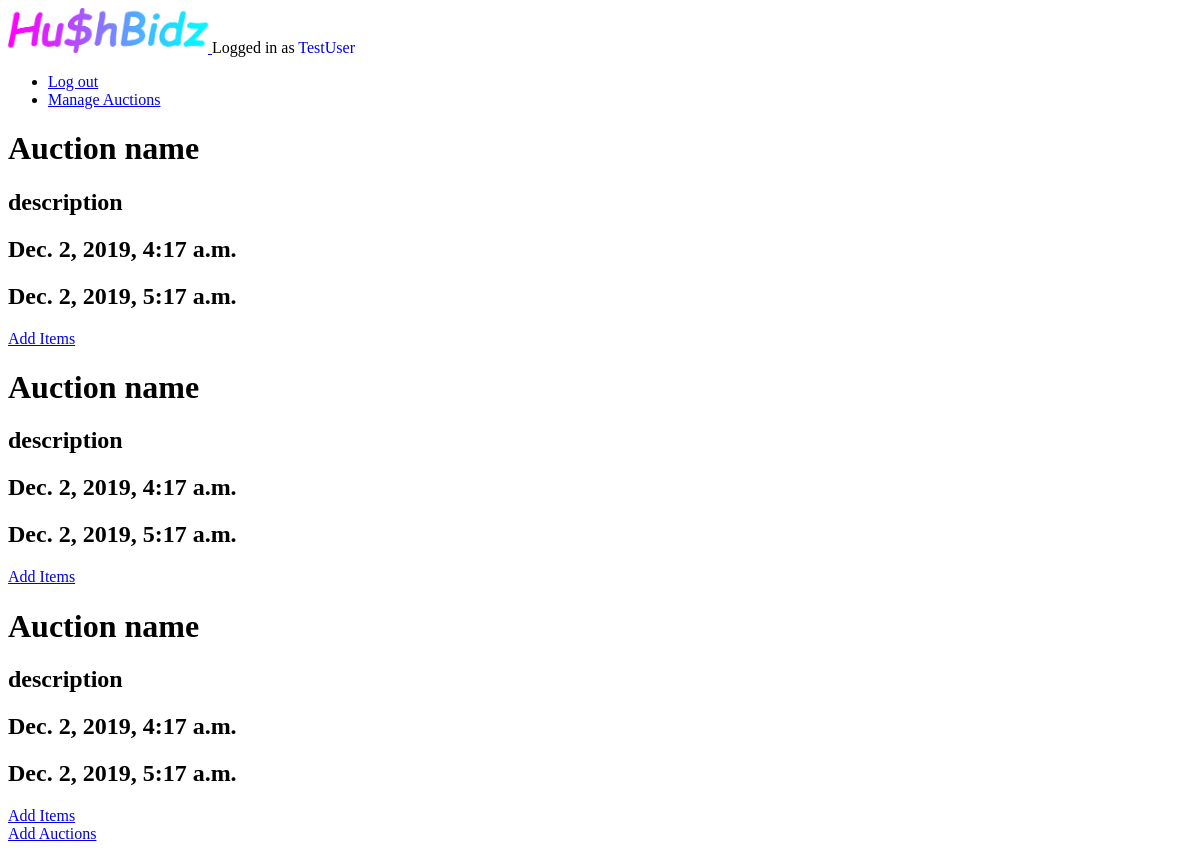
Page /auction_app/manage_auction (signed in) on the earlier database version.
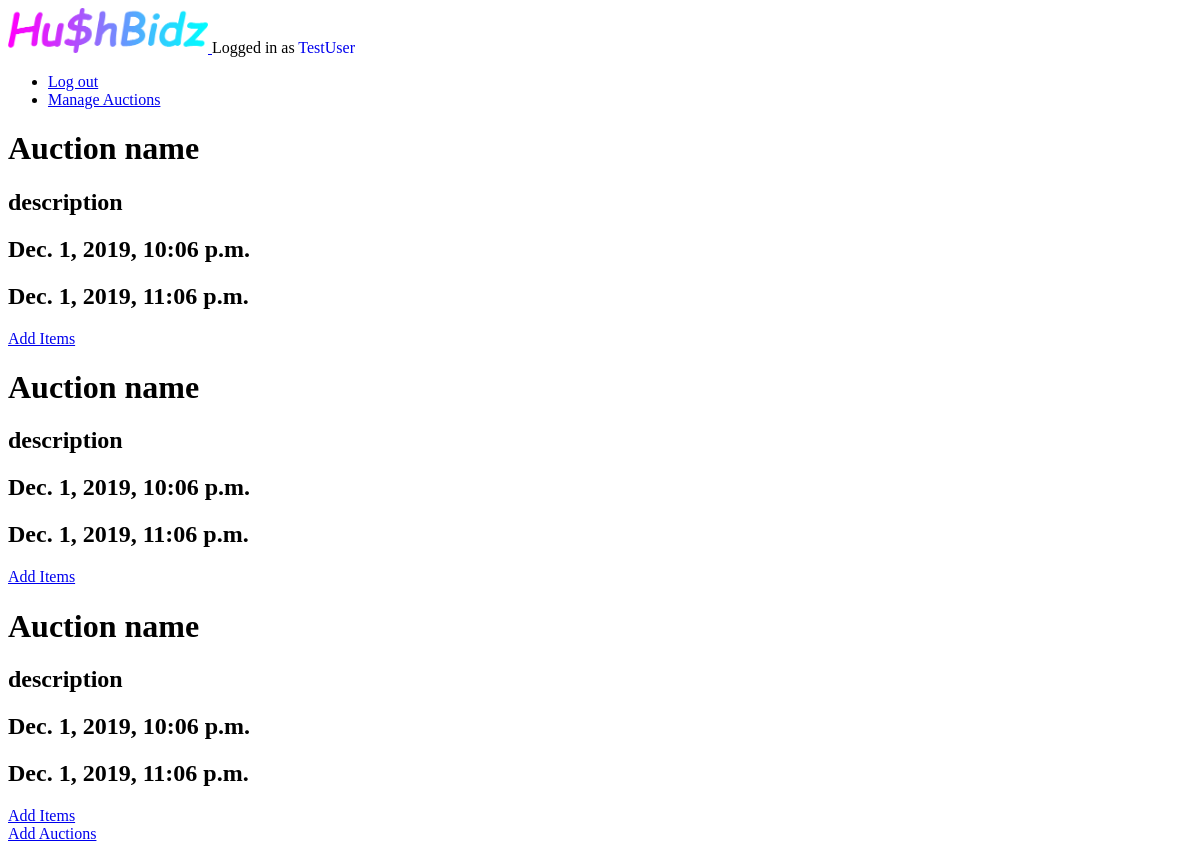
Same page on the later database version.
### auction_app/models.py (models this page shows, shortened)
class Auction(models.Model):
    name = models.CharField('name', max_length=256, default = 'Auction name')
    description = models.TextField('description', default = 'description', max_length=256)
    admin=models.CharField(max_length=256)
    start_time=models.DateTimeField('start_time', default = timezone.now)
    end_time=models.DateTimeField('end_time', default = one_hour_hence)
    numUsers = 0

### auction_app/views.py (the view)
# urls.py: path('manage_auction', views.manage_auction, name='manage_auction'),
@login_required()
def manage_auction(request):
    auctions = Auction.objects.all()
    context = {
        'auctions': auctions,
    }
    return render(request, 'auction_app/manage_auction.html', context)

### auction_app/templates/auction_app/manage_auction.html
{% extends "auction_app/base.html" %}
{% block content %}
			   {%if auctions%}
			    {% for a in auctions %}
				<h1>{{a.name}}</h1>
			   	<h2>{{a.description}}</h2>
			   	<h2>{{a.start_time}}</h2>
			   	<h2>{{a.end_time}}</h2>
				    <div>
				<a href="{% url 'add_items' pk=a.pk %}">Add Items</a>
				{% endfor %}
				    </div>
				    <div>
				{% else %}
      				<p> No Auctions to show</p>
     				{% endif %}
				      <a href="{% url 'setup_auction' %}">Add Auctions</a>
				 </div>
	{% endblock %}

Differences in the rows shown:
changed Auction (number 1 of 3 on the later page): start_time "Dec. 2, 2019, 4:17 a.m." → "Dec. 1, 2019, 10:06 p.m."; end_time "Dec. 2, 2019, 5:17 a.m." → "Dec. 1, 2019, 11:06 p.m."
changed Auction (number 2 of 3 on the later page): start_time "Dec. 2, 2019, 4:17 a.m." → "Dec. 1, 2019, 10:06 p.m."; end_time "Dec. 2, 2019, 5:17 a.m." → "Dec. 1, 2019, 11:06 p.m."
changed Auction (number 3 of 3 on the later page): start_time "Dec. 2, 2019, 4:17 a.m." → "Dec. 1, 2019, 10:06 p.m."; end_time "Dec. 2, 2019, 5:17 a.m." → "Dec. 1, 2019, 11:06 p.m."
